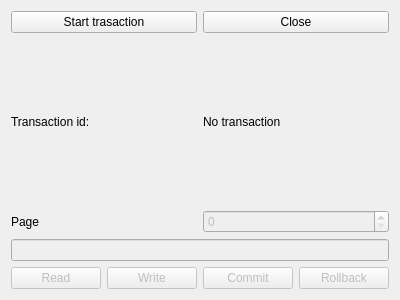
<?xml version="1.0" encoding="UTF-8"?>
<ui version="4.0">
 <class>ManualClient</class>
 <widget class="QWidget" name="ManualClient">
  <property name="geometry">
   <rect>
    <x>0</x>
    <y>0</y>
    <width>400</width>
    <height>300</height>
   </rect>
  </property>
  <property name="windowTitle">
   <string>Manual Client</string>
  </property>
  <layout class="QVBoxLayout" name="verticalLayout">
   <item>
    <layout class="QHBoxLayout" name="horizontalLayout_4">
     <item>
      <widget class="QPushButton" name="transaction">
       <property name="text">
        <string>Start trasaction</string>
       </property>
      </widget>
     </item>
     <item>
      <widget class="QPushButton" name="close">
       <property name="text">
        <string>Close</string>
       </property>
      </widget>
     </item>
    </layout>
   </item>
   <item>
    <layout class="QHBoxLayout" name="horizontalLayout">
     <item>
      <widget class="QLabel" name="label_2">
       <property name="text">
        <string>Transaction id:</string>
       </property>
      </widget>
     </item>
     <item>
      <widget class="QLabel" name="tid">
       <property name="text">
        <string>No transaction</string>
       </property>
      </widget>
     </item>
    </layout>
   </item>
   <item>
    <layout class="QHBoxLayout" name="horizontalLayout_2">
     <item>
      <widget class="QLabel" name="label">
       <property name="text">
        <string>Page</string>
       </property>
      </widget>
     </item>
     <item>
      <widget class="QSpinBox" name="page">
       <property name="enabled">
        <bool>false</bool>
       </property>
       <property name="maximum">
        <number>1000000</number>
       </property>
      </widget>
     </item>
    </layout>
   </item>
   <item>
    <widget class="QLineEdit" name="data">
     <property name="enabled">
      <bool>false</bool>
     </property>
    </widget>
   </item>
   <item>
    <layout class="QHBoxLayout" name="horizontalLayout_3">
     <item>
      <widget class="QPushButton" name="read">
       <property name="enabled">
        <bool>false</bool>
       </property>
       <property name="text">
        <string>Read</string>
       </property>
      </widget>
     </item>
     <item>
      <widget class="QPushButton" name="write">
       <property name="enabled">
        <bool>false</bool>
       </property>
       <property name="text">
        <string>Write</string>
       </property>
      </widget>
     </item>
     <item>
      <widget class="QPushButton" name="commit">
       <property name="enabled">
        <bool>false</bool>
       </property>
       <property name="text">
        <string>Commit</string>
       </property>
      </widget>
     </item>
     <item>
      <widget class="QPushButton" name="rollback">
       <property name="enabled">
        <bool>false</bool>
       </property>
       <property name="text">
        <string>Rollback</string>
       </property>
      </widget>
     </item>
    </layout>
   </item>
  </layout>
 </widget>
 <resources/>
 <connections/>
</ui>
